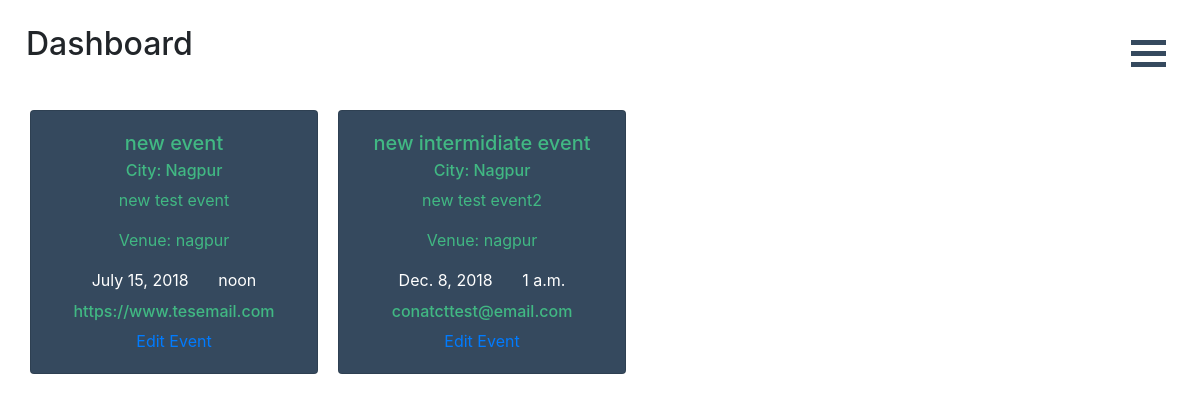
The app's page /home/dashboard/ (signed in) with its own data.
### Home/models.py (models this page shows, shortened)
class Event(models.Model):
    manager = models.ForeignKey(User, on_delete=models.SET_NULL, null=True, blank=True)
    name = models.CharField(max_length=100, default="")
    description = models.CharField(max_length=100, default="")
    city = models.CharField(max_length=50, default="Nagpur")
    venue = models.CharField(max_length=200, default="")
    date = models.DateField()
    time = models.TimeField()
    contact = models.EmailField(default="")

### Home/views.py (the view)
# urls.py: path("dashboard/", views.dashboard, name="dashboard"),
def dashboard(request):
    event_list = Event.objects.filter(manager_id=request.user).all()
    args = {"events": event_list}
    return render(request, "nagpy/dashboard.html", args)

### Home/templates/nagpy/dashboard.html (shortened to what this page needs)
{% extends "base.html" %}
{% block bodytitle %}
<div class="body-title" id='ttl'>Dashboard</div>
{% endblock %}
{% block body %}
<div class="event-container">
  {% for event in events %}
  <div class="card text-center" style="width: 18rem;">
    <div class="card-body">
      <h5 class="card-title">{{ event.name }}</h5>
      <h6 class="card-subtitle mb-2 text-muted clr">City: {{ event.city }}</h6>
      <p class="card-text">{{ event.description }}</p>
      <p class="card-text">Venue: {{ event.venue }}</p>
      <a href="#" class="card-link disabled">{{ event.date }}</a>
      <a href="#" class="card-link disabled">{{ event.time }}</a>
      <h6 class="card-subtitle mb-2 text-muted clr" style="margin:10px">{{ event.contact }}</h6>
      <a href="{% url 'Home:edit_event' pk=event.pk %}" class="card-link">Edit Event</a>
    </div>
  </div>
  {% endfor %}
</div>
{% endblock %}

### Home/static/css/style.css (style rules this page uses)
:root { --c1: #35495e; --c2: #41b883; --c1rgb: rgba(53, 73, 94, 1); --c2rgb: rgba(65, 184, 131, 1); }
.event-container { display: flex; flex-shrink: 0; flex-wrap: wrap; margin: 20px; }
.card { margin: 10px; background-color: var(--c1); color: var(--c2); }
.clr { color: var(--c2) !important; }
.card-link { margin: 5px; }
.disabled { pointer-events: none; color: white; }
.body-title { position: absolute; top: -20px; left: 50px; text-transform: capitalize; font-weight: 500; font-size: 2rem; }

### records on screen
Event: name "new event", city "Nagpur", description "new test event", venue "nagpur", date "July 15, 2018", time "noon", contact "https://www.tesemail.com"
Event: name "new intermidiate event", city "Nagpur", description "new test event2", venue "nagpur", date "Dec. 8, 2018", time "1 a.m.", contact "conatcttest@email.com"
